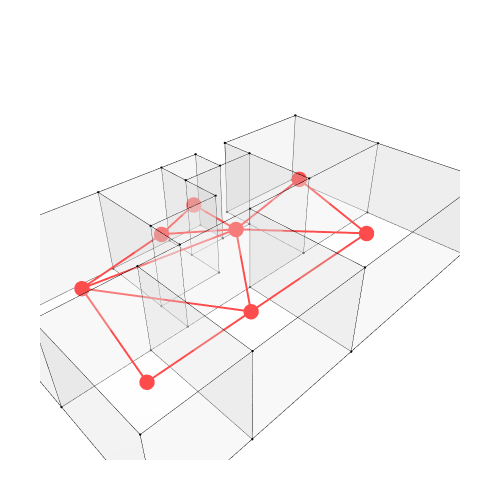

Here is the notebook cell this chart was saved with:
### Markdown cell above
## 12. Show the geometry and graph

### Code cell
Topology.Show(cc_old,dual_graph_old,
              vertexSizeKey="size",
              vertexColorKey="color",
              edgeWidthKey="width",
              edgeColorKey="color",
              faceOpacity=0.3,
              backgroundColor="white",
              width=500,
              height=500,
              renderer=renderer)

### Figure 1 — Plotly figure (JSON) as saved in the notebook; plotly's stock layout.template omitted (floating-point values rounded to 4 significant figures; data arrays with more than 128 entries replaced by an {"elided": "..."} marker saying what was removed)
{"data": [{"customdata": ["", "", "", "", "", "", "", "", "", "", "", "", "", "", "", "", "", "", "", "", "", "", "", "", "", "", "", "", "", "", "", "", "", "", "", "", "", "", "", "", "", ""], "hoverinfo": "text", "hovertemplate": ["Click ", "Click ", "Click ", "Click ", "Click ", "Click ", "Click ", "Click ", "Click ", "Click ", "Click ", "Click ", "Click ", "Click ", "Click ", "Click ", "Click ", "Click ", "Click ", "Click ", "Click ", "Click ", "Click ", "Click ", "Click ", "Click ", "Click ", "Click ", "Click ", "Click ", "Click ", "Click ", "Click ", "Click ", "Click ", "Click ", "Click ", "Click ", "Click ", "Click ", "Click ", "Click "], "hovertext": ["", "", "", "", "", "", "", "", "", "", "", "", "", "", "", "", "", "", "", "", "", "", "", "", "", "", "", "", "", "", "", "", "", "", "", "", "", "", "", "", "", ""], "legendgroup": "1", "legendrank": 1, "marker": {"color": ["#000000", "#000000", "#000000", "#000000", "#000000", "#000000", "#000000", "#000000", "#000000", "#000000", "#000000", "#000000", "#000000", "#000000", "#000000", "#000000", "#000000", "#000000", "#000000", "#000000", "#000000", "#000000", "#000000", "#000000", "#000000", "#000000", "#000000", "#000000", "#000000", "#000000", "#000000", "#000000", "#000000", "#000000", "#000000", "#000000", "#000000", "#000000", "#000000", "#000000", "#000000", "#000000"], "line": {"width": 0}, "opacity": 1, "size": [2.8, 2.8, 2.8, 2.8, 2.8, 2.8, 2.8, 2.8, 2.8, 2.8, 2.8, 2.8, 2.8, 2.8, 2.8, 2.8, 2.8, 2.8, 2.8, 2.8, 2.8, 2.8, 2.8, 2.8, 2.8, 2.8, 2.8, 2.8, 2.8, 2.8, 2.8, 2.8, 2.8, 2.8, 2.8, 2.8, 2.8, 2.8, 2.8, 2.8, 2.8, 2.8], "sizemode": "diameter", "symbol": "circle"}, "mode": "markers", "name": "1: Untitled (Vertices)", "showlegend": false, "text": ["", "", "", "", "", "", "", "", "", "", "", "", "", "", "", "", "", "", "", "", "", "", "", "", "", "", "", "", "", "", "", "", "", "", "", "", "", "", "", "", "", ""], "type": "scatter3d", "x": [395.8, 25.41, 395.8, 395.8, 274.1, 25.41, 395.8, 25.41, 395.8, 395.8, 274.1, 25.41, 616.2, 616.2, 616.2, 616.2, 616.2, 616.2, 752.2, 880.5, 880.5, 633.8, 752.2, 880.5, 880.5, 633.8, 633.8, 274.1, 633.8, 274.1, 25.41, 25.41, 752.2, 752.2, 1242.0, 880.5, 1242.0, 880.5, 1242.0, 1242.0, 1242.0, 1242.0], "y": [915.5, 915.5, 666.8, 549.2, 549.2, 549.2, 915.5, 915.5, 666.8, 549.2, 549.2, 549.2, 915.5, 798.2, 666.8, 915.5, 798.2, 666.8, 798.2, 798.2, 549.2, 549.2, 798.2, 798.2, 549.2, 549.2, 183.0, 183.0, 183.0, 183.0, 183.0, 183.0, 915.5, 915.5, 915.5, 915.5, 549.2, 915.5, 915.5, 549.2, 183.0, 183.0], "z": [270, 270, 270, 270, 270, 270, 0, 0, 0, 0, 0, 0, 270, 270, 270, 0, 0, 0, 270, 270, 270, 270, 0, 0, 0, 0, 270, 270, 0, 0, 270, 0, 270, 0, 270, 270, 270, 0, 0, 0, 270, 0]}, {"hoverinfo": "text", "hovertext": [], "legendgroup": "2", "legendrank": 2, "line": {"color": "#000000", "dash": "solid", "width": 1}, "marker": {"color": "#000000", "size": 0.25, "symbol": "circle"}, "mode": "markers+lines", "name": "1: Untitled (Edges)", "showlegend": false, "text": [], "type": "scatter3d", "x": {"elided": "231 float values"}, "y": {"elided": "231 float values"}, "z": {"elided": "231 int values"}}, {"cmax": 1, "cmin": 0, "color": "#FAFAFA", "colorscale": [[0, "#440154"], [0.1111, "#482878"], [0.2222, "#3e4989"], [0.3333, "#31688e"], [0.4444, "#26828e"], [0.5556, "#1f9e89"], [0.6667, "#35b779"], [0.7778, "#6ece58"], [0.8889, "#b5de2b"], [1, "#fde725"]], "flatshading": true, "hoverinfo": "text", "hovertext": "", "i": [0, 3, 3, 5, 6, 5, 3, 3, 3, 4, 10, 2, 11, 1, 1, 11, 10, 9, 10, 8, 12, 12, 14, 14, 14, 14, 15, 13, 13, 17, 17, 8, 17, 16, 13, 13, 19, 20, 20, 21, 12, 16, 20, 22, 21, 23, 25, 18, 9, 4, 9, 25, 25, 17, 24, 24, 4, 4, 18, 18, 25, 28, 28, 29, 29, 29, 28, 28, 2, 2, 29, 29, 31, 31, 31, 29, 32, 32, 32, 32, 32, 33, 16, 22, 34, 35, 35, 35, 35, 39, 34, 19, 19, 37, 23, 24, 23, 39, 19, 19, 34, 40, 40, 41, 41, 28, 41, 41], "j": [1, 2, 0, 0, 7, 6, 6, 8, 9, 9, 9, 10, 10, 11, 0, 1, 11, 10, 7, 7, 5, 3, 5, 15, 6, 12, 12, 16, 17, 13, 3, 6, 8, 6, 3, 4, 13, 12, 13, 20, 20, 12, 21, 20, 19, 19, 24, 24, 25, 9, 8, 9, 17, 16, 17, 22, 2, 26, 4, 27, 18, 27, 26, 26, 2, 10, 29, 9, 1, 30, 26, 30, 30, 1, 11, 31, 14, 12, 33, 15, 20, 20, 15, 16, 21, 36, 21, 37, 38, 38, 39, 24, 39, 21, 21, 23, 37, 23, 18, 27, 19, 39, 41, 40, 27, 25, 28, 24], "k": [2, 4, 2, 3, 0, 0, 5, 6, 8, 3, 4, 4, 2, 2, 7, 7, 7, 8, 8, 6, 3, 13, 12, 6, 5, 15, 16, 12, 16, 3, 8, 16, 16, 15, 4, 18, 18, 13, 19, 19, 22, 22, 23, 23, 23, 24, 18, 19, 18, 18, 17, 17, 24, 22, 22, 23, 26, 27, 27, 28, 28, 26, 29, 2, 10, 9, 9, 25, 30, 26, 30, 31, 1, 11, 10, 10, 12, 20, 15, 14, 33, 22, 33, 33, 19, 21, 34, 36, 37, 35, 35, 39, 34, 36, 37, 39, 38, 38, 27, 40, 40, 34, 39, 27, 28, 24, 24, 39], "legendgroup": "3", "legendrank": 3, "lighting": {"facenormalsepsilon": 0}, "name": "1: Untitled (Faces)", "opacity": 0.3, "showlegend": false, "showscale": false, "text": "", "type": "mesh3d", "x": [25.41, 25.41, 274.1, 395.8, 395.8, 395.8, 395.8, 25.41, 395.8, 395.8, 274.1, 25.41, 616.2, 616.2, 616.2, 616.2, 616.2, 616.2, 633.8, 880.5, 752.2, 880.5, 752.2, 880.5, 880.5, 633.8, 274.1, 633.8, 633.8, 274.1, 25.41, 25.41, 752.2, 752.2, 1242.0, 1242.0, 880.5, 880.5, 1242.0, 1242.0, 1242.0, 1242.0], "y": [915.5, 549.2, 549.2, 666.8, 549.2, 915.5, 915.5, 915.5, 666.8, 549.2, 549.2, 549.2, 798.2, 666.8, 915.5, 915.5, 798.2, 666.8, 549.2, 549.2, 798.2, 798.2, 798.2, 798.2, 549.2, 549.2, 183.0, 183.0, 183.0, 183.0, 183.0, 183.0, 915.5, 915.5, 549.2, 915.5, 915.5, 915.5, 915.5, 549.2, 183.0, 183.0], "z": [270, 270, 270, 270, 270, 270, 0, 0, 0, 0, 0, 0, 270, 270, 270, 0, 0, 0, 270, 270, 270, 270, 0, 0, 0, 0, 270, 270, 0, 0, 270, 0, 270, 0, 270, 270, 270, 0, 0, 0, 270, 0]}, {"hoverinfo": "text", "hovertext": [], "legendgroup": "6", "legendrank": 6, "line": {"color": "#FF0000", "dash": "solid", "width": 4}, "marker": {"color": "#FF0000", "size": 1, "symbol": "circle"}, "mode": "markers+lines", "name": "2: Untitled Graph (Edges)", "showlegend": false, "text": [], "type": "scatter3d", "x": [210.6, 149.8, null, 210.6, 679.9, null, 210.6, 506.0, null, 210.6, 454.0, null, 679.9, 1061.0, null, 679.9, 684.2, null, 506.0, 679.9, null, 679.9, 938.0, null, 679.9, 454.0, null, 506.0, 684.2, null, 454.0, 149.8, null, 454.0, 938.0, null, 1061.0, 938.0, null], "y": [732.3, 366.1, null, 732.3, 655.1, null, 732.3, 791.1, null, 732.3, 366.1, null, 655.1, 732.3, null, 655.1, 856.8, null, 791.1, 655.1, null, 655.1, 366.1, null, 655.1, 366.1, null, 791.1, 856.8, null, 366.1, 366.1, null, 366.1, 366.1, null, 732.3, 366.1, null], "z": [135, 135, null, 135, 135, null, 135, 135, null, 135, 135, null, 135, 135, null, 135, 135, null, 135, 135, null, 135, 135, null, 135, 135, null, 135, 135, null, 135, 135, null, 135, 135, null, 135, 135, null]}, {"customdata": ["", "", "", "", "", "", "", ""], "hoverinfo": "text", "hovertemplate": ["Click ", "Click ", "Click ", "Click ", "Click ", "Click ", "Click ", "Click "], "hovertext": ["", "", "", "", "", "", "", ""], "legendgroup": "5", "legendrank": 5, "marker": {"color": ["#FF0000", "#FF0000", "#FF0000", "#FF0000", "#FF0000", "#FF0000", "#FF0000", "#FF0000"], "line": {"width": 0}, "opacity": 1, "size": [18, 18, 18, 18, 18, 18, 18, 18], "sizemode": "diameter", "symbol": "circle"}, "mode": "markers", "name": "2: Untitled Graph (Vertices)", "showlegend": false, "text": ["", "", "", "", "", "", "", ""], "type": "scatter3d", "x": [210.6, 679.9, 506.0, 149.8, 454.0, 684.2, 1061.0, 938.0], "y": [732.3, 655.1, 791.1, 366.1, 366.1, 856.8, 732.3, 366.1], "z": [135, 135, 135, 135, 135, 135, 135, 135]}], "layout": {"autosize": true, "height": 500, "margin": {"b": 40, "l": 40, "r": 40, "t": 40}, "paper_bgcolor": "#FFFFFF", "plot_bgcolor": "#FFFFFF", "scene": {"aspectmode": "data", "camera": {"center": {"x": 0, "y": 0, "z": 0}, "eye": {"x": -1.25, "y": -1.25, "z": 1.25}, "projection": {"type": "perspective"}, "up": {"x": 0, "y": 0, "z": 1}}, "xaxis": {"visible": false}, "yaxis": {"visible": false}, "zaxis": {"visible": false}}, "showlegend": true, "width": 500, "xaxis": {"showgrid": false, "visible": false, "zeroline": false}, "yaxis": {"showgrid": false, "visible": false, "zeroline": false}}}
